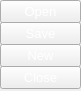
   <widget class="QWidget" name="wdg_file" native="true">
    <property name="geometry">
     <rect>
      <x>10</x>
      <y>20</y>
      <width>81</width>
      <height>91</height>
     </rect>
    </property>
    <widget class="QPushButton" name="btn_open_file">
     <property name="geometry">
      <rect>
       <x>0</x>
       <y>0</y>
       <width>81</width>
       <height>23</height>
      </rect>
     </property>
     <property name="font">
      <font>
       <pointsize>10</pointsize>
      </font>
     </property>
     <property name="styleSheet">
      <string notr="true">color: rgb(255, 255, 255);</string>
     </property>
     <property name="text">
      <string>Open</string>
     </property>
    </widget>
    <widget class="QPushButton" name="btn_save_file">
     <property name="geometry">
      <rect>
       <x>0</x>
       <y>22</y>
       <width>81</width>
       <height>23</height>
      </rect>
     </property>
     <property name="font">
      <font>
       <pointsize>10</pointsize>
      </font>
     </property>
     <property name="styleSheet">
      <string notr="true">color: rgb(255, 255, 255);</string>
     </property>
     <property name="text">
      <string>Save</string>
     </property>
    </widget>
    <widget class="QPushButton" name="btn_new_file">
     <property name="geometry">
      <rect>
       <x>0</x>
       <y>44</y>
       <width>81</width>
       <height>23</height>
      </rect>
     </property>
     <property name="font">
      <font>
       <pointsize>10</pointsize>
      </font>
     </property>
     <property name="styleSheet">
      <string notr="true">color: rgb(255, 255, 255);</string>
     </property>
     <property name="text">
      <string>New</string>
     </property>
    </widget>
    <widget class="QPushButton" name="btn_close_file">
     <property name="geometry">
      <rect>
       <x>0</x>
       <y>66</y>
       <width>81</width>
       <height>23</height>
      </rect>
     </property>
     <property name="font">
      <font>
       <pointsize>10</pointsize>
      </font>
     </property>
     <property name="styleSheet">
      <string notr="true">color: rgb(255, 255, 255);</string>
     </property>
     <property name="text">
      <string>Close</string>
     </property>
    </widget>
   </widget>
